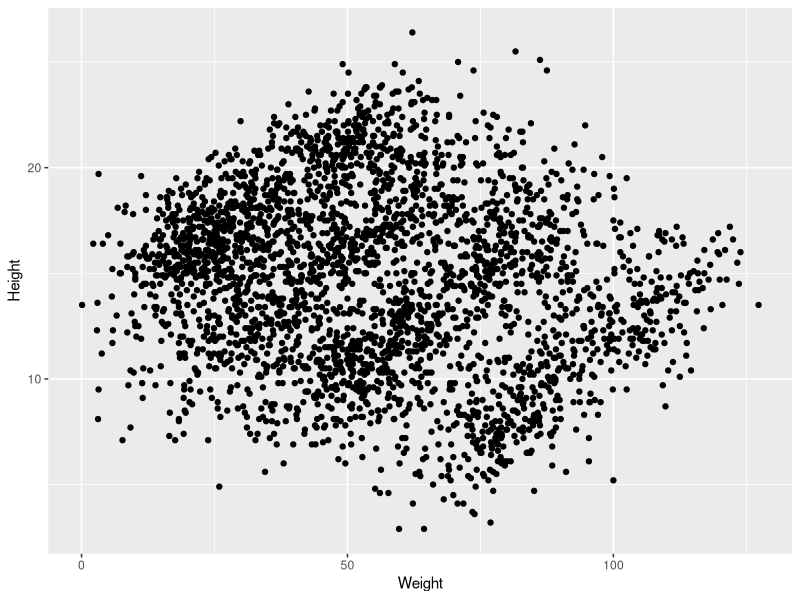
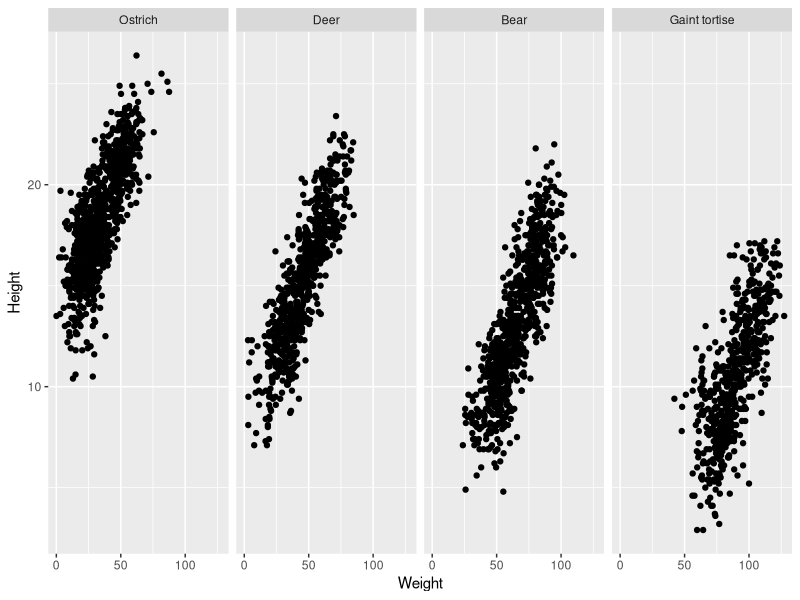
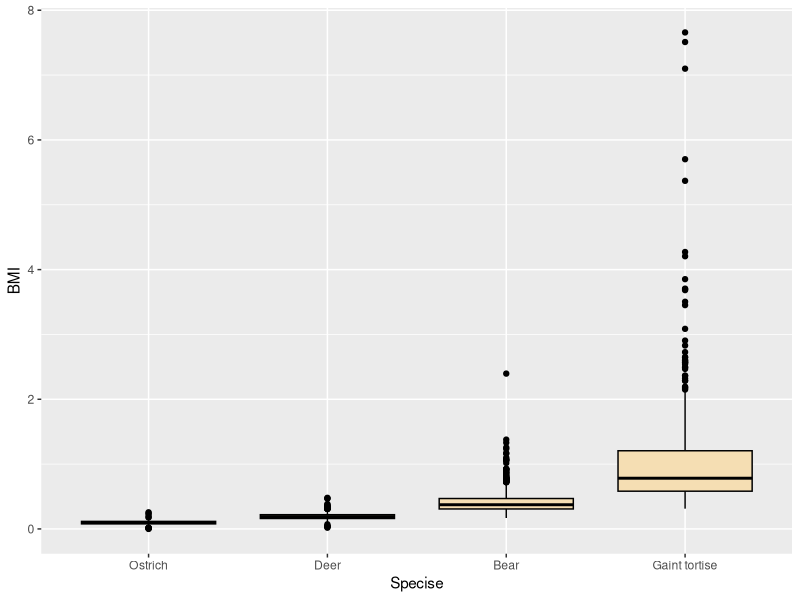

Here is the R script that generated these plots, in order:
## ---- chunk 1
library(tidyverse)
animals <- read.csv("Animals.csv")  
## ---- chunk 2
animals <- rename(animals,Weight = "x",Height = "y", Specise = "z")
## ---- chunk 3
animals$Specise <- factor(animals$Specise, levels = c("a","b","c","d"),
                          labels = c("Ostrich","Deer","Bear","Gaint tortise"))
## ---- chunk 4
animals <- mutate(animals,BMI = animals$Weight/animals$Height^2) 
## ---- chunk 5
ggplot(animals, aes(x=Weight,y=Height))+
  geom_point()
## ---- chunk 6
ggplot(animals, aes(x= Weight,y = Height))+
  geom_point()+
  facet_grid(~Specise,)
## ---- chunk 7
ggplot(animals,aes(x = Specise,y = BMI))+
  geom_boxplot(fill = 'wheat',color = 'black')
